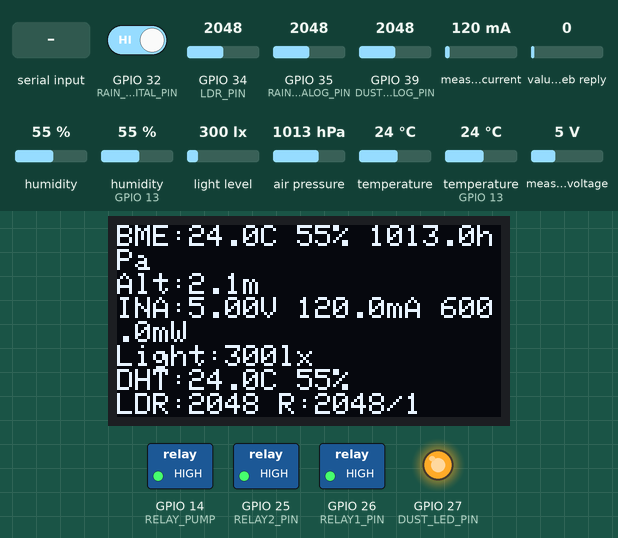
The sketch below on a simulated ESP32. Shown: 128×64 one-colour display, switched loads named in the sketch (green lamp = pin HIGH), output pins drawn as LEDs (lit = HIGH). The test bench sets the inputs (shaded band); at power-on: GPIO 32 (RAIN_DIGITAL_PIN) HIGH, measured current 120 mA, humidity (sensor on GPIO 13) 55 %, GPIO 34 (LDR_PIN) = 2048, GPIO 35 (RAIN_ANALOG_PIN) = 2048, GPIO 39 (DUST_ANALOG_PIN) = 2048, value in the web reply 0, humidity 55 %, light level 300 lx, air pressure 1013 hPa, temperature 24 °C, temperature (sensor on GPIO 13) 24 °C, measured voltage 5 V. WiFi joins after 1.5 s; servers stay silent unless stated; web services answer with replies made up by the test bench; what the sketch prints to the serial monitor is not drawn.

Above: at 4.7 s.
4.8 s: GPIO 32 (RAIN_DIGITAL_PIN) driven LOW
At 6.9 s:
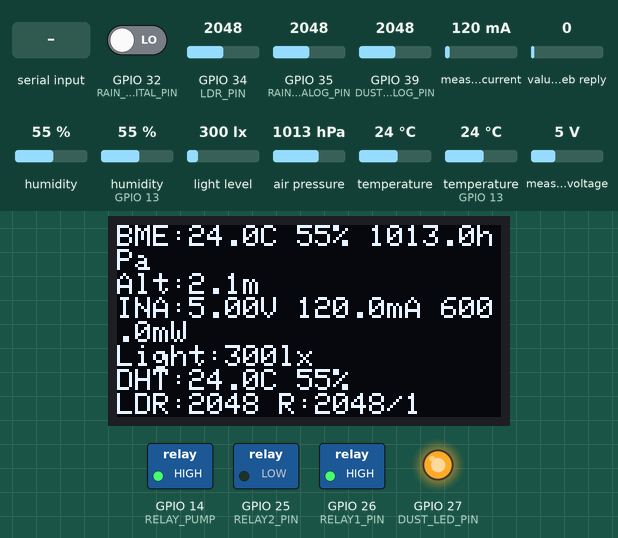
12.1 s: GPIO 32 (RAIN_DIGITAL_PIN) driven HIGH
At 13.3 s:
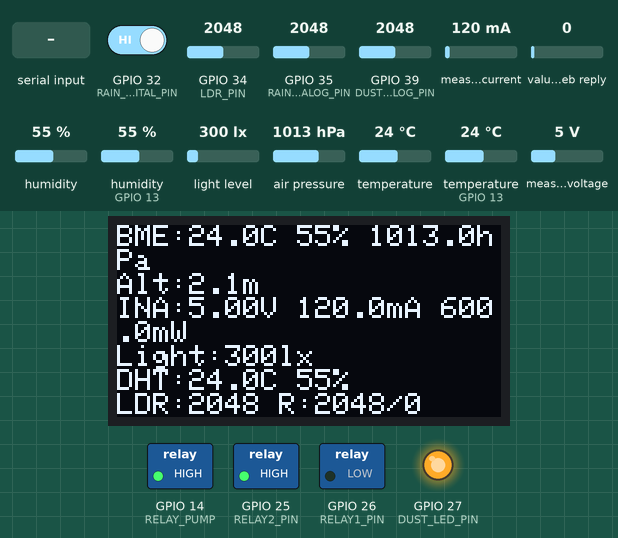
19.1 s: "pump on\n" received over Serial
At 20.2 s:
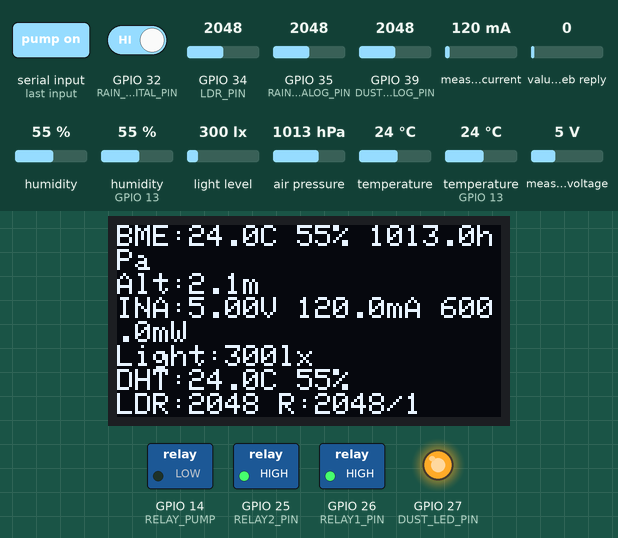
20.6 s: "cw\n" received over Serial
At 21.3 s:
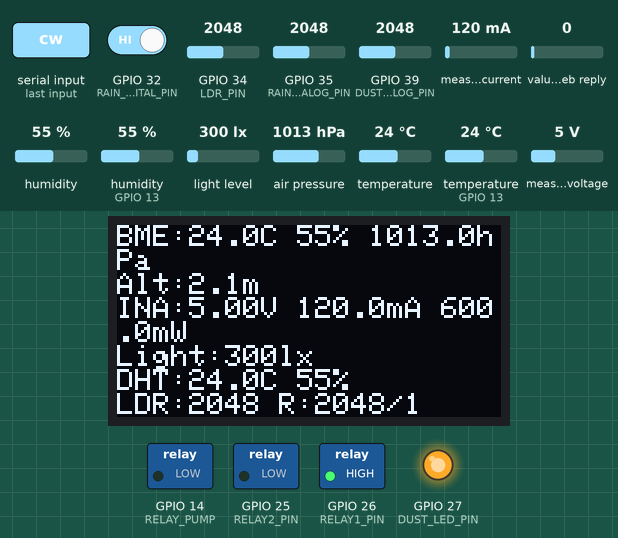
32.1 s: measured current set to 40 mA
At 33.1 s:
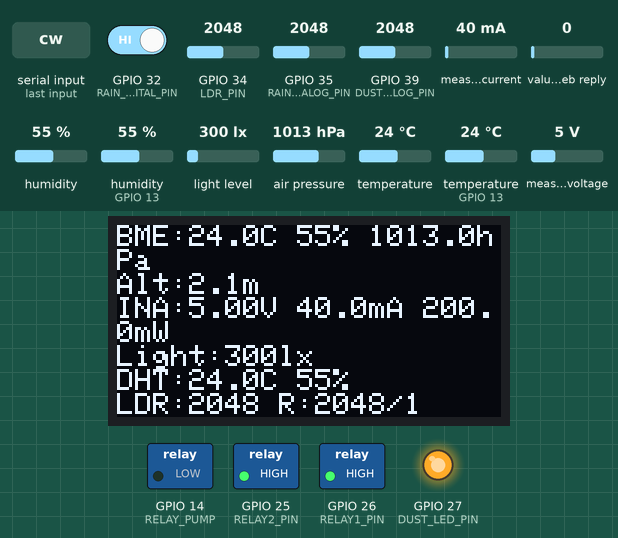
34.2 s: humidity (sensor on GPIO 13) set to 22 %
At 35.3 s:
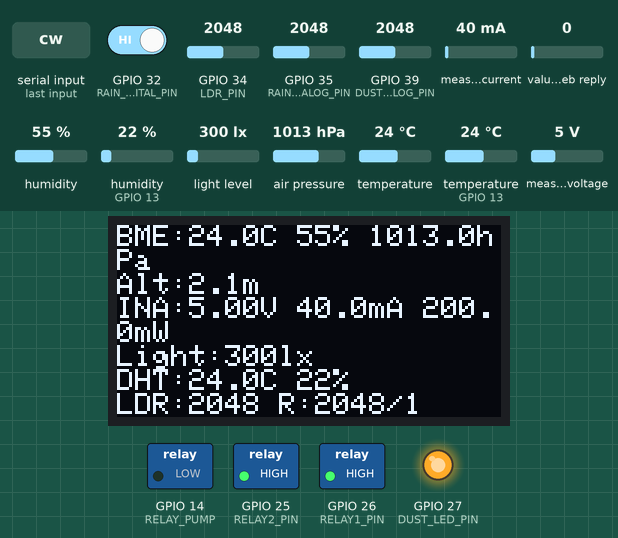
Timing chart, 0 to 37.2 s (numbered marks = the images above; inputs shaded):
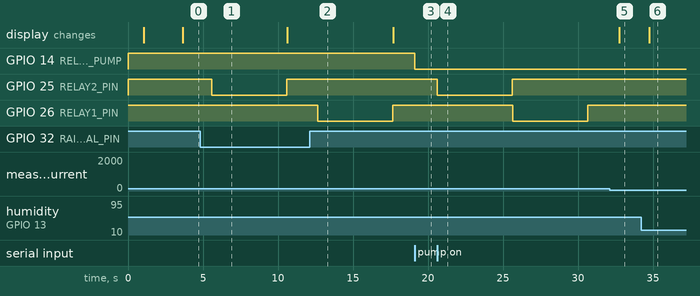

Measured:
- after the input at 4.8 s, GPIO 25 (RELAY2_PIN): HIGH → LOW after 0.78 s, → HIGH 5.0 s later
- after the input at 12.1 s, GPIO 26 (RELAY1_PIN): HIGH → LOW after 0.55 s, → HIGH 5.0 s later
- after the input at 19.1 s, GPIO 14 (RELAY_PUMP): HIGH → LOW at once
- after the input at 20.6 s, GPIO 25 (RELAY2_PIN): HIGH → LOW at once, → HIGH 5.0 s later; GPIO 26 (RELAY1_PIN): HIGH → LOW after 5.0 s, → HIGH 5.0 s later
- after the input at 32.1 s, the display: changes after 0.64 s (image 5)
- after the input at 34.2 s, the display: changes after 0.56 s (image 6)

The sketch:

testsensor.ino
```cpp
// ESP32 Modular Sensors Serial, OLED, Web, Motor/Pump Control

#include <Wire.h>
#include <Adafruit_Sensor.h>
#include <Adafruit_BME280.h>
#include <Adafruit_INA219.h>
#include <BH1750.h>
#include <DHT.h>
#include <Adafruit_GFX.h>
#include <Adafruit_SSD1306.h>
#include <WiFi.h>
#include <WebServer.h>
#include <HTTPClient.h>
#include <ArduinoJson.h>

// ====== WiFi Credentials =======
const char* ssid = "Srv 🔥";
const char* password = "54726426";
WebServer server(80);

// ThingSpeak setup
const char* THINGSPEAK_API_KEY = "2RZPCMIQFV34K9BS";
const char* THINGSPEAK_URL = "http://api.thingspeak.com/update";
const char* EXTRA_THINGSPEAK_API_KEY = "4GS4T5JKWHHUZ4Q5";
const char* EXTRA_THINGSPEAK_URL = "http://api.thingspeak.com/update";
const char* CONTROL_CHANNEL_ID = "2995192";
const char* CONTROL_READ_API_KEY = "EXWNR81IBUV8T18W";

// ====== OLED Setup =======
#define SCREEN_WIDTH 128
#define SCREEN_HEIGHT 64
#define OLED_RESET    -1
Adafruit_SSD1306 display(SCREEN_WIDTH, SCREEN_HEIGHT, &Wire, OLED_RESET);

// ====== Pin Definitions =======
#define DHTPIN 13           // DHT11 digital data pin
#define DHTTYPE DHT11
#define LDR_PIN 34          // LDR analog output (A0-style)
#define RAIN_ANALOG_PIN 35  // Rain sensor analog pin
#define RAIN_DIGITAL_PIN 32 // Rain sensor digital pin
#define DUST_LED_PIN 27     // Set to your wiring!
#define DUST_ANALOG_PIN 39  // Set to your wiring!
#define RELAY1_PIN  26      // Motor direction 1 (IN1)
#define RELAY2_PIN  25      // Motor direction 2 (IN2)
#define RELAY_PUMP  14      // Pump relay
#define RELAY_TRIGGER LOW   // Most relay boards are active LOW

// ====== Sensor Objects =======
Adafruit_BME280 bme;        // I2C, default 0x76
Adafruit_INA219 ina219;     // I2C, default 0x40
BH1750 lightMeter;          // I2C, 0x23/0x5C
DHT dht(DHTPIN, DHTTYPE);

// ====== Timing & State =======
unsigned long lastPrint = 0;
const unsigned long interval = 2000;
unsigned long lastCheck = 0;
unsigned long lastThingSpeakUpdate = 0;
String serialInput = "";

float bmeTemp, bmeHum, bmePress, bmeAlt;
float inaBusV, inaShuntV, inaCurrent, inaPower;
float lux;
float dhtTemp, dhtHum;
int ldrRaw, rainA, rainD;
float dustDensity;

int relayON  = RELAY_TRIGGER;
int relayOFF = (RELAY_TRIGGER == LOW ? HIGH : LOW);

static int motorstate = 0; // 0 = CW, 1 = CCW
static int lastMotorCmd = 0; // for debouncing remote commands
static int lastPumpCmd = 0;

// ====== Sensor Functions =======
void readBME280() {
  bmeTemp = bme.readTemperature();
  bmeHum = bme.readHumidity();
  bmePress = bme.readPressure() / 100.0F;
  bmeAlt = bme.readAltitude(1013.25);
  Serial.print("[BME280] T: "); Serial.print(bmeTemp,2);
  Serial.print("C, H: "); Serial.print(bmeHum,2);
  Serial.print("%, P: "); Serial.print(bmePress,2);
  Serial.print("hPa, Alt: "); Serial.print(bmeAlt,1); Serial.println(" m");
}

void readINA219() {
  inaBusV = ina219.getBusVoltage_V();
  inaShuntV = ina219.getShuntVoltage_mV();
  inaCurrent = ina219.getCurrent_mA();
  inaPower = ina219.getPower_mW();
  Serial.print("[INA219] Bus V: "); Serial.print(inaBusV,3);
  Serial.print(" V, Shunt: "); Serial.print(inaShuntV,2);
  Serial.print(" mV, Current: "); Serial.print(inaCurrent,2);
  Serial.print(" mA, Power: "); Serial.print(inaPower,2); Serial.println(" mW");
}

void readBH1750() {
  lux = lightMeter.readLightLevel();
  Serial.print("[BH1750] Light: "); Serial.print(lux,1); Serial.println(" lx");
}

void readDHT11() {
  dhtTemp = dht.readTemperature();
  dhtHum = dht.readHumidity();
  Serial.print("[DHT11] T: "); Serial.print(dhtTemp,1); Serial.print("C, H: "); Serial.print(dhtHum,1); Serial.println("%");
}

void readLDR() {
  ldrRaw = analogRead(LDR_PIN);
  Serial.print("[LDR] ADC: "); Serial.println(ldrRaw);
}

void readRain() {
  rainA = analogRead(RAIN_ANALOG_PIN);
  rainD = digitalRead(RAIN_DIGITAL_PIN);
  Serial.print("[Rain] A: "); Serial.print(rainA); Serial.print(", D: "); Serial.println(rainD);
  // Optional: auto toggle
  if (!rainD) {
    if (motorstate == 0) {
      motorCW();
      motorstate = 1;
    }
  } else {
    if (motorstate == 1) {
      motorCCW();
      motorstate = 0;
    }
  }
}

float readDustSensor() {
  digitalWrite(DUST_LED_PIN, LOW);
  delayMicroseconds(280);
  int dustADC = analogRead(DUST_ANALOG_PIN);
  delayMicroseconds(40);
  digitalWrite(DUST_LED_PIN, HIGH);
  delayMicroseconds(9680);
  float voltage = dustADC * (3.3 / 4095.0);
  float density = (voltage - 0.6) / 0.5 * 100.0;
  if (density < 0) density = 0;
  Serial.print("[Dust] ADC: "); Serial.print(dustADC); Serial.print(", Density: "); Serial.print(density, 1); Serial.println(" ug/m3");
  return density;
}

// ====== Relay/Motor/Pump =======
void motorCW() {
  digitalWrite(RELAY1_PIN, relayOFF);
  digitalWrite(RELAY2_PIN, relayON);
  Serial.println("[Motor] CW (forward)");
  delay(5000);
  digitalWrite(RELAY1_PIN, relayOFF);
  digitalWrite(RELAY2_PIN, relayOFF);
  Serial.println("[Motor] Stopped");
  motorstate=1;
}
void motorCCW() {
  digitalWrite(RELAY1_PIN, relayON);
  digitalWrite(RELAY2_PIN, relayOFF);
  Serial.println("[Motor] CCW (reverse)");
  delay(5000);
  digitalWrite(RELAY1_PIN, relayOFF);
  digitalWrite(RELAY2_PIN, relayOFF);
  Serial.println("[Motor] Stopped");
}
void motorStop() {
  digitalWrite(RELAY1_PIN, relayOFF);
  digitalWrite(RELAY2_PIN, relayOFF);
  Serial.println("[Motor] Stopped");
}
void pumpOn()  { digitalWrite(RELAY_PUMP, LOW); Serial.println("[Pump] ON"); }
void pumpOff() { digitalWrite(RELAY_PUMP, HIGH); Serial.println("[Pump] OFF"); }

// ====== OLED Display Function =======
void displayOnOLED() {
  display.clearDisplay();
  display.setTextSize(1);
  display.setTextColor(SSD1306_WHITE);
  display.setCursor(0,0);
  display.print("BME:"); display.print(bmeTemp,1); display.print("C ");
  display.print(bmeHum,0); display.print("% ");
  display.print(bmePress,1); display.println("hPa");
  display.print("Alt:"); display.print(bmeAlt,1); display.println("m");
  display.print("INA:"); display.print(inaBusV,2); display.print("V ");
  display.print(inaCurrent,1); display.print("mA ");
  display.print(inaPower,1); display.println("mW");
  display.print("Light:"); display.print(lux,0); display.println("lx");
  display.print("DHT:"); display.print(dhtTemp,1); display.print("C ");
  display.print(dhtHum,0); display.println("%");
  display.print("LDR:"); display.print(ldrRaw); display.print(" R:");
  display.print(rainA); display.print("/"); display.println(rainD);
  display.print("Dust:"); display.print(dustDensity,1); display.println("ug/m3");
  display.display();
}

// ====== Web Page Dashboard =======
String getSensorPage() {
  String html = "<html><head><meta http-equiv='refresh' content='3'><title>ESP32 Sensor Dashboard</title>";
  html += "<style>body{font-family:sans-serif;background:#eef;}ul{background:#fff;padding:1em 2em;border-radius:1em;max-width:400px;margin:1em auto 2em auto;box-shadow:0 3px 12px #0002;}button{font-size:1em;padding:0.6em 1.2em;margin:0.5em 0.6em;border-radius:7px;border:1px solid #bbb;background:#3460b4;color:#fff;cursor:pointer;}button:active{background:#173263;}</style>";
  html += "</head><body>";
  html += "<h2>ESP32 Sensor Dashboard</h2>";
  html += "<ul>";
  html += "<li><b>BME280:</b> " + String(bmeTemp,2) + " &deg;C, " + String(bmeHum,2) + "% RH, " + String(bmePress,2) + " hPa, Alt: " + String(bmeAlt,1) + " m</li>";
  html += "<li><b>INA219:</b> BusV: " + String(inaBusV,3) + " V, Shunt: " + String(inaShuntV,2) + " mV, Current: " + String(inaCurrent,2) + " mA, Power: " + String(inaPower,2) + " mW</li>";
  html += "<li><b>BH1750:</b> Light: " + String(lux,1) + " lx</li>";
  html += "<li><b>DHT11:</b> T: " + String(dhtTemp,1) + " &deg;C, H: " + String(dhtHum,1) + "%</li>";
  html += "<li><b>LDR:</b> ADC: " + String(ldrRaw) + "</li>";
  html += "<li><b>Rain:</b> Analog: " + String(rainA) + ", Digital: " + String(rainD) + "</li>";
  html += "<li><b>Dust:</b> " + String(dustDensity,1) + " ug/m3</li>";
  html += "</ul>";
  // ==== Add control buttons ====
  html += "<div style='text-align:center;'>";
  html += "<button onclick=\"sendCmd('toggle')\">Toggle Motor (CW/CCW)</button>";
  html += "<button onclick=\"sendCmd('stop')\">Stop Motor</button><br/>";
  html += "<button onclick=\"pumpCmd('on')\">Pump ON</button>";
  html += "<button onclick=\"pumpCmd('off')\">Pump OFF</button>";
  html += "</div>";
  html += "<script>";
  html += "function sendCmd(d){fetch('/motor',{method:'POST',headers:{'Content-Type':'application/x-www-form-urlencoded'},body:'dir='+d}).then(r=>r.text()).then(t=>alert(t));}";
  html += "function pumpCmd(cmd){fetch('/pump',{method:'POST',headers:{'Content-Type':'text/plain'},body:cmd}).then(r=>r.text()).then(t=>alert(t));}";
  html += "</script>";
  html += "</body></html>";
  return html;
}


// ====== ThingSpeak Uploads =======
void sendToThingSpeak() {
  if (WiFi.status() == WL_CONNECTED) {
    HTTPClient http;
    String extras = String(dhtTemp, 1) + "," + String(dhtHum, 1) + "," +
                    String(ldrRaw) + "," + String(rainA) + "," +
                    String(rainD) + "," + String(dustDensity, 1);
    String url = String(THINGSPEAK_URL) + "?api_key=" + THINGSPEAK_API_KEY
        + "&field1=" + String(bmeTemp, 2)
        + "&field2=" + String(bmeHum, 2)
        + "&field3=" + String(bmePress, 2)
        + "&field4=" + String(bmeAlt, 1)
        + "&field5=" + String(inaBusV, 3)
        + "&field6=" + String(inaCurrent, 2)
        + "&field7=" + String(lux, 1)
        + "&field8=" + extras;
    http.begin(url);
    int httpCode = http.GET();
    Serial.print("[ThingSpeak] HTTP Response: ");
    Serial.println(httpCode);
    http.end();
  }
}
void sendToExtraChannel() {
  if (WiFi.status() == WL_CONNECTED) {
    HTTPClient http;
    String url = String(EXTRA_THINGSPEAK_URL) + "?api_key=" + EXTRA_THINGSPEAK_API_KEY
      + "&field1=" + String(dhtTemp, 1)
      + "&field2=" + String(dhtHum, 1)
      + "&field3=" + String(ldrRaw)
      + "&field4=" + String(rainA)
      + "&field5=" + String(rainD)
      + "&field6=" + String(dustDensity, 1);
    http.begin(url);
    int httpCode = http.GET();
    Serial.print("[ThingSpeak Extra] Response: ");
    Serial.println(httpCode);
    http.end();
  }
}

// ====== Remote Control Poll =======
void checkRemoteCommands() {
  if (WiFi.status() == WL_CONNECTED) {
    HTTPClient http;
    String url = "https://api.thingspeak.com/channels/2995192/feeds.json?api_key=EXWNR81IBUV8T18W&results=1";
    http.begin(url);
    int httpCode = http.GET();
    if (httpCode == 200) {
      String payload = http.getString();
      DynamicJsonDocument doc(1024);
      deserializeJson(doc, payload);
      JsonObject feed = doc["feeds"][0];

      int motorCmd = feed["field1"] ? String(feed["field1"]).toInt() : 0;
      int pumpCmd  = feed["field2"] ? String(feed["field2"]).toInt() : 0;

      if (motorCmd == 1 && lastMotorCmd == 0) {
        if (motorstate == 0) { motorCW(); motorstate = 1; }
        else { motorCCW(); motorstate = 0; }
        lastMotorCmd = 1;
      } else if (motorCmd == 0) {
        lastMotorCmd = 0;
      }

      if (pumpCmd == 1 && lastPumpCmd == 0) {
        pumpOn(); delay(5000); pumpOff(); lastPumpCmd = 1;
      } else if (pumpCmd == 0) {
        lastPumpCmd = 0;
      }
    }
    http.end();
  }
}

// ====== WebServer Endpoints =======
void handleControlPage() {
  String html = "<html><head><title>ESP32 Control</title></head><body><h2>Motor/Pump Manual Control</h2>";
  html += "<form method='POST' action='/motor'><button name='dir' value='toggle'>Toggle Motor (CW/CCW)</button></form>";
  html += "<form method='POST' action='/pump'><button name='plain' value='on'>Pump ON</button></form>";
  html += "</body></html>";
  server.send(200, "text/html", html);
}

void setup() {
  pinMode(RELAY1_PIN, OUTPUT);
  pinMode(RELAY2_PIN, OUTPUT);
  pinMode(RELAY_PUMP, OUTPUT);
  digitalWrite(RELAY1_PIN, relayOFF);
  digitalWrite(RELAY2_PIN, relayOFF);
  digitalWrite(RELAY_PUMP, HIGH); // Pump OFF initially (LOW=ON for most relays)

  Serial.begin(115200); delay(1000);
  Serial.println("\n[ESP32 Modular Sensor Test]");
  Wire.begin();
  pinMode(DUST_LED_PIN, OUTPUT); digitalWrite(DUST_LED_PIN, HIGH);
  bme.begin(0x76);
  ina219.begin();
  lightMeter.begin(BH1750::CONTINUOUS_HIGH_RES_MODE);
  dht.begin();
  pinMode(LDR_PIN, INPUT);
  pinMode(RAIN_ANALOG_PIN, INPUT);
  pinMode(RAIN_DIGITAL_PIN, INPUT);

  // OLED
  if (!display.begin(SSD1306_SWITCHCAPVCC, 0x3C)) { Serial.println("SSD1306 allocation failed"); while(1); }
  display.clearDisplay();
  display.setTextSize(1);
  display.setTextColor(SSD1306_WHITE);
  display.setCursor(0,0);
  display.println("ESP32 Sensor Test");
  display.display();
  delay(1000);

  WiFi.begin(ssid, password);
  Serial.print("Connecting to WiFi...");
  while (WiFi.status() != WL_CONNECTED) { delay(500); Serial.print("."); }
  Serial.println("\nWiFi connected. IP address: "); Serial.println(WiFi.localIP());

  server.on("/", []() { server.send(200, "text/html", getSensorPage()); });
  server.on("/control", HTTP_GET, handleControlPage);

  // Add at the top (if not already present)
static int lastMotorDir = 0; // 0 = CW (next press), 1 = CCW (next press)

server.on("/motor", HTTP_POST, []() {
  server.sendHeader("Access-Control-Allow-Origin", "*");
  if (!server.hasArg("dir")) {
    server.send(400, "text/plain", "Missing dir arg");
    return;
  }
  String dir = server.arg("dir");
  if (dir == "toggle") {
    if (lastMotorDir == 0) {
      motorCW();
      lastMotorDir = 1;
      server.send(200, "text/plain", "Motor CW");
    } else {
      motorCCW();
      lastMotorDir = 0;
      server.send(200, "text/plain", "Motor CCW");
    }
  } else if (dir == "cw") {
    motorCW();
    lastMotorDir = 1;
    server.send(200, "text/plain", "Motor CW");
  } else if (dir == "ccw") {
    motorCCW();
    lastMotorDir = 0;
    server.send(200, "text/plain", "Motor CCW");
  } else if (dir == "stop") {
    motorStop();
    server.send(200, "text/plain", "Motor Stopped");
  } else {
    server.send(400, "text/plain", "Invalid dir");
  }
});


  server.on("/pump", HTTP_POST, []() {
    server.sendHeader("Access-Control-Allow-Origin", "*");
    String cmd = server.hasArg("plain") ? server.arg("plain") : "";
    if (cmd == "on") {
      pumpOn(); server.send(200, "text/plain", "Pump ON");
    } else if (cmd == "off") {
      pumpOff(); server.send(200, "text/plain", "Pump OFF");
    } else {
      server.send(400, "text/plain", "Invalid pump command");
    }
  });

  server.begin();
}

// ====== MAIN LOOP =======

void loop() {
  // Sensor & OLED update
  if (millis() - lastPrint > interval) {
    lastPrint = millis();
    readBME280();
    readINA219();
    readBH1750();
    readDHT11();
    readLDR();
    readRain();
    dustDensity = readDustSensor();
    displayOnOLED();
    Serial.println("=======================");
  }

  // Send to ThingSpeak every 16 seconds
  if (millis() - lastThingSpeakUpdate > 16000) {
    lastThingSpeakUpdate = millis();
    sendToThingSpeak();
    sendToExtraChannel();
  }

  // Serial input (local manual control)
  while (Serial.available()) {
    char inChar = (char)Serial.read();
    if (inChar == '\n' || inChar == '\r') {
      serialInput.trim();
      if (serialInput.length() > 0) {
        if (serialInput.equalsIgnoreCase("cw")) {
          motorCW();
          motorstate = 1;
        } else if (serialInput.equalsIgnoreCase("ccw")) {
          motorCCW();
          motorstate = 0;
        } else if (serialInput.equalsIgnoreCase("stop")) {
          motorStop();
        } else if (serialInput.equalsIgnoreCase("pump on")) {
          pumpOn();
        } else if (serialInput.equalsIgnoreCase("pump off")) {
          pumpOff();
        } else {
          Serial.println("Unknown command. Use: cw, ccw, stop, pump on, pump off");
        }
        serialInput = "";
      }
    } else {
      serialInput += inChar;
    }
  }

  // Poll remote ThingSpeak control channel (every 15 seconds)
  if (millis() - lastCheck > 15000) {
    lastCheck = millis();
    checkRemoteCommands();
  }

  // Local WebServer handler (always)
  server.handleClient();
}
```
